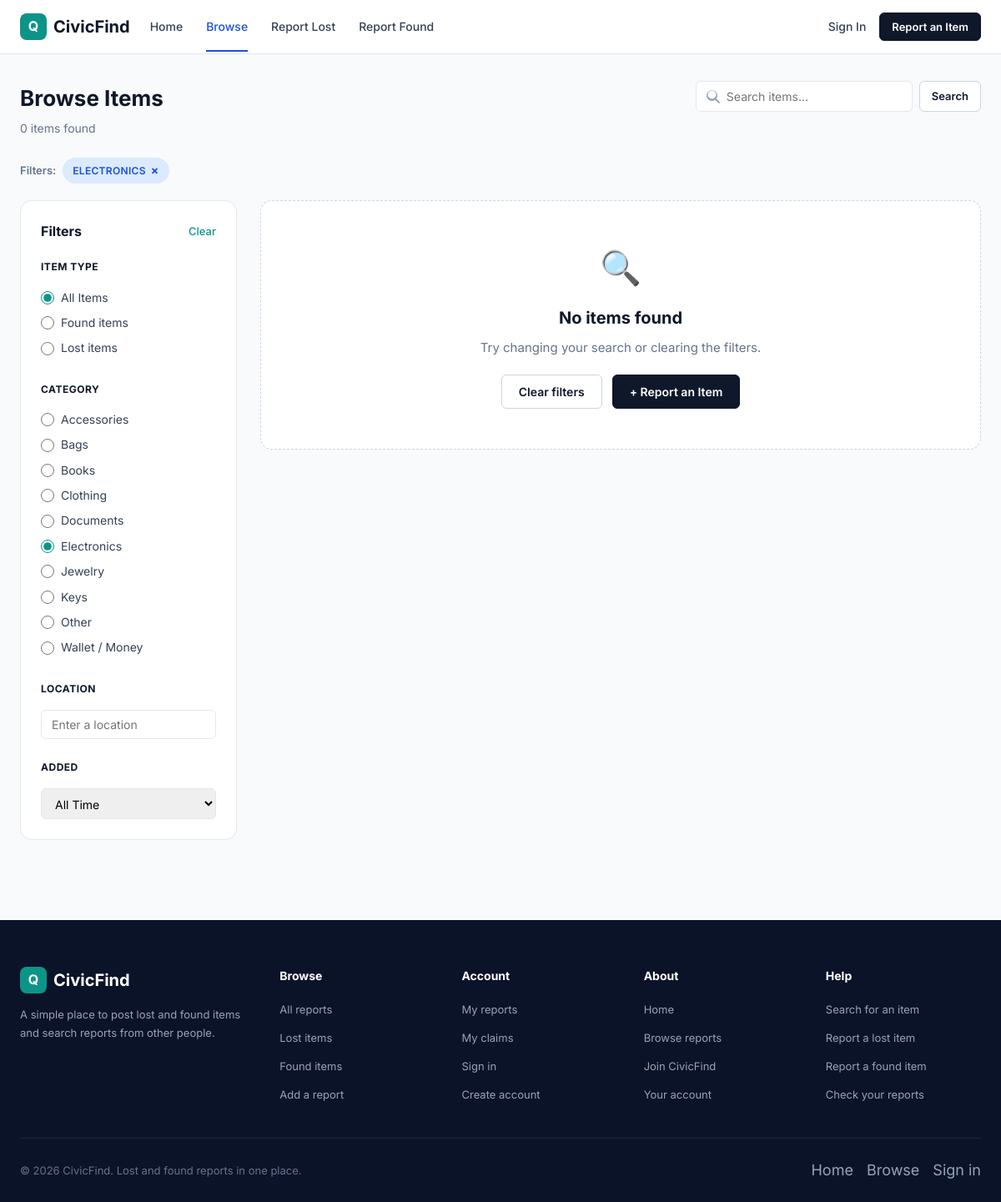
The app's page /browse.php?category=1 with its own data.
### tables this page shows
CREATE TABLE categories (
    id INT UNSIGNED AUTO_INCREMENT PRIMARY KEY,
    name VARCHAR(80) NOT NULL UNIQUE,
    created_at TIMESTAMP NOT NULL DEFAULT CURRENT_TIMESTAMP
);

### includes/functions.php (called while the page is built, shortened)
<?php
function e(?string $str): string {
    return htmlspecialchars($str ?? '', ENT_QUOTES | ENT_SUBSTITUTE, 'UTF-8');
}
function app_base_path(): string {
    static $basePath = null;
    if ($basePath !== null) return $basePath;
    $script = str_replace('\\', '/', (string)($_SERVER['SCRIPT_NAME'] ?? '/'));
    $directory = rtrim(str_replace('\\', '/', dirname($script)), '/');
    $basePath = ($directory === '' || $directory === '.' || $directory === '/') ? '' : $directory;
    return $basePath;
}
function app_url(string $path = '/'): string {
    $path = '/' . ltrim($path, '/');
    return app_base_path() . $path;
}
function get_categories(PDO $db): array {
    return $db->query('SELECT * FROM categories ORDER BY name')->fetchAll();
}

### browse.php (the view, shortened to what this page needs)
<?php
require_once __DIR__ . '/database/db.php';
require_once __DIR__ . '/includes/functions.php';
require_once __DIR__ . '/includes/header.php';
$db = get_db();
$categories = get_categories($db);
$keyword   = mb_substr(trim($_GET['keyword'] ?? ''), 0, 100);
$type      = $_GET['type']          ?? '';
$catFilter  = $_GET['category']     ?? '';
$location  = mb_substr(trim($_GET['location'] ?? ''), 0, 100);
$page      = max(1, (int)($_GET['page'] ?? 1));
$perPage   = 9;
$where  = ['1=1'];
$params = [];
if ($catFilter !== '' && is_numeric($catFilter)) {
    $where[]  = 'i.category_id = :cat';
    $params['cat'] = (int)$catFilter;
}
$whereSQL = implode(' AND ', $where);
$countStmt = $db->prepare("SELECT COUNT(*) FROM items i WHERE $whereSQL");
$countStmt->execute($params);
$total = (int)$countStmt->fetchColumn();
$pag   = paginate($total, $perPage, $page);
$sql = "SELECT i.*, c.name AS category_name
        FROM items i JOIN categories c ON c.id = i.category_id
        WHERE $whereSQL
        ORDER BY i.created_at DESC
        LIMIT {$pag['per_page']} OFFSET {$pag['offset']}";
$stmt = $db->prepare($sql);
$stmt->execute($params);
$items = $stmt->fetchAll();
function qs(array $overrides = []): string {
    $p = $_GET;
    foreach ($overrides as $k => $v) {
        if ($v === null || $v === '') unset($p[$k]); else $p[$k] = $v;
    }
    unset($p['page']);
    return http_build_query($p);
}
?>
<section class="directory">
    <div class="container">
        <div class="directory-header">
            <div>
                <h1>Browse Items</h1>
                <p class="subtitle"><?= $total ?> items found</p>
            </div>
            <div class="directory-search">
                <form method="get" style="display:flex;gap:8px">
                    <input type="text" name="keyword" placeholder="Search items..." value="<?= e($keyword) ?>">
                    <button class="btn btn-outline btn-sm" type="submit">Search</button>
                </form>
            </div>
        </div>
        <?php
        $activeFilters = [];
        if ($catFilter !== '') {
            $cn = array_filter($categories, fn($c) => $c['id'] == $catFilter);
            $cn = $cn ? strtoupper(reset($cn)['name']) : 'CATEGORY';
            $activeFilters[] = ['label' => $cn, 'remove' => 'category'];
        }
        ?>
        <?php if ($activeFilters): ?>
        <div class="active-filters">
            <span style="font-size:13px;font-weight:600;color:var(--slate-500);padding:5px 0;">Filters:</span>
            <?php foreach ($activeFilters as $af): ?>
                <span class="filter-chip">
                    <?= e($af['label']) ?>
                    <a href="?<?= qs([$af['remove'] => null]) ?>">&times;</a>
                </span>
            <?php endforeach; ?>
        </div>
        <?php endif; ?>
        <div class="directory-layout">
            <aside class="filter-sidebar">
                <h3>Filters <a href="<?= e(app_url('/browse.php')) ?>">Clear</a></h3>
                <form method="get" id="filterForm">
                    <div class="filter-group">
                        <div class="filter-group-label">Item Type</div>
                        <label><input type="radio" name="type" value="" <?= $type === '' ? 'checked' : '' ?> onchange="this.form.submit()"> All Items</label>
                        <label><input type="radio" name="type" value="found" <?= $type === 'found' ? 'checked' : '' ?> onchange="this.form.submit()"> Found items</label>
                        <label><input type="radio" name="type" value="lost" <?= $type === 'lost' ? 'checked' : '' ?> onchange="this.form.submit()"> Lost items</label>
                    </div>
                    <div class="filter-group">
                        <div class="filter-group-label">Category</div>
                        <?php foreach ($categories as $cat): ?>
                        <label><input type="radio" name="category" value="<?= $cat['id'] ?>" <?= $catFilter == $cat['id'] ? 'checked' : '' ?> onchange="this.form.submit()"> <?= e($cat['name']) ?></label>
                        <?php endforeach; ?>
                    </div>
                    <div class="filter-group">
                        <div class="filter-group-label">Location</div>
                        <input type="text" name="location" value="<?= e($location) ?>" placeholder="Enter a location" onchange="this.form.submit()">
                    </div>
                    <div class="filter-group">
                        <div class="filter-group-label">Added</div>
                        <select name="date_range" onchange="this.form.submit()">
                            <option value="">All Time</option>
                        </select>
                    </div>
                </form>
            </aside>
            <div>
                <?php if (empty($items)): ?>
                    <div class="empty-state" style="padding: 48px 24px; background: var(--white); border: 1px dashed var(--slate-300); border-radius: var(--radius-lg); text-align: center;">
                        <div style="font-size: 40px; margin-bottom: 12px;">🔍</div>
                        <h3 style="font-size: 20px; font-weight: 700; color: var(--navy-800); margin-bottom: 8px;">No items found</h3>
                        <p style="color: var(--slate-500); margin-bottom: 20px;">Try changing your search or clearing the filters.</p>
                        <div style="display: flex; gap: 12px; justify-content: center; flex-wrap: wrap;">
                            <?php if (!empty($activeFilters)): ?>
                                <a href="<?= e(app_url('/browse.php')) ?>" class="btn btn-outline">Clear filters</a>
                            <?php endif; ?>
                            <a href="<?= e(app_url('/user/report-item.php')) ?>" class="btn btn-primary">+ Report an Item</a>
                        </div>
                    </div>
                <?php endif; ?>
            </div>
        </div>
    </div>
</section>
<?php require_once __DIR__ . '/includes/footer.php'; ?>

### assets/css/style.css (style rules this page uses)
:root { --navy-900: #0b1329; --navy-800: #0f172a; --navy-700: #172554; --navy-600: #1e3a8a; --slate-700: #334155; --slate-500: #64748b; --slate-400: #94a3b8; --slate-300: #cbd5e1; --slate-200: #e2e8f0; --slate-100: #f1f5f9; --slate-50: #f8fafc; --white: #ffffff; --primary: #1d4ed8; --primary-hover: #1e40af; --primary-light: #dbeafe; --teal-600: #0d9488; --teal-500: #14b8a6; --teal-400: #2dd4bf; --teal-50: #f0fdfa; --green-500: #10b981; --green-100: #d1fae5; --green-50: #ecfdf5; --amber-500: #d97706; --amber-100: #fef3c7; --amber-50: #fffbeb; --red-500: #ef4444; --red-100: #fee2e2; --red-50: #fef2f2; --blue-50: #eff6ff; --radius-sm: 6px; --radius-md: 10px; --radius-lg: 14px; --radius-xl: 18px; --shadow-sm: 0 1px 2px rgba(0,0,0,.05); --shadow-md: 0 4px 6px -1px rgba(0,0,0,.07), 0 2px 4px -2px rgba(0,0,0,.05); --shadow-lg: 0 10px 15px -3px rgba(0,0,0,.08), 0 4px 6px -4px rgba(0,0,0,.04); --font: 'Inter', system-ui, -apple-system, sans-serif; }
*, *::before, *::after { box-sizing: border-box; margin: 0; padding: 0; }
html { scroll-behavior: smooth; -webkit-text-size-adjust: 100%; }
body { font-family: var(--font); font-size: 15px; line-height: 1.6; color: var(--navy-800); background: var(--slate-50); min-height: 100vh; display: flex; flex-direction: column; }
a { color: var(--primary); text-decoration: none; }
button, input, select, textarea { font-family: inherit; font-size: inherit; }
.container { max-width: 1220px; margin: 0 auto; padding: 0 24px; }
.btn { display: inline-flex; align-items: center; justify-content: center; gap: 6px; padding: 10px 20px; border-radius: var(--radius-sm); font-weight: 600; font-size: 14px; border: 1px solid transparent; cursor: pointer; text-decoration: none; transition: .15s; line-height: 1.4; }
.btn-primary { background: var(--navy-800); color: var(--white); border-color: var(--navy-800); }
.btn-outline { background: var(--white); color: var(--navy-800); border-color: var(--slate-300); }
.btn-sm { padding: 7px 14px; font-size: 13px; }
.directory { padding: 32px 0 48px; }
.directory-header { display: flex; justify-content: space-between; align-items: flex-start; margin-bottom: 24px; flex-wrap: wrap; gap: 16px; }
.directory-header h1 { font-size: 26px; font-weight: 700; }
.directory-header .subtitle { font-size: 14px; color: var(--slate-500); margin-top: 4px; }
.directory-search { display: flex; align-items: center; gap: 12px; }
.directory-search input { padding: 9px 14px 9px 36px; border: 1px solid var(--slate-200); border-radius: var(--radius-sm); width: 260px; font-size: 14px; }
.directory-layout { display: grid; grid-template-columns: 260px 1fr; gap: 28px; }
.active-filters { display: flex; gap: 8px; margin-bottom: 20px; flex-wrap: wrap; }
.filter-chip { display: inline-flex; align-items: center; gap: 6px; padding: 5px 12px; background: var(--primary-light); color: var(--primary); font-size: 12px; font-weight: 600; border-radius: 20px; text-transform: uppercase; letter-spacing: .3px; }
.filter-chip a { color: var(--primary); font-weight: 700; text-decoration: none; font-size: 14px; line-height: 1; }
.filter-sidebar { background: var(--white); border: 1px solid var(--slate-200); border-radius: var(--radius-lg); padding: 24px; align-self: start; position: sticky; top: 84px; }
.filter-sidebar h3 { display: flex; justify-content: space-between; align-items: center; font-size: 16px; font-weight: 700; margin-bottom: 20px; }
.filter-sidebar h3 a { font-size: 13px; color: var(--teal-600); font-weight: 500; }
.filter-group { margin-bottom: 24px; }
.filter-group:last-child { margin-bottom: 0; }
.filter-group-label { font-size: 12px; font-weight: 700; text-transform: uppercase; color: var(--navy-800); letter-spacing: .5px; margin-bottom: 12px; }
.filter-group label { display: flex; align-items: center; gap: 8px; font-size: 14px; color: var(--slate-700); cursor: pointer; padding: 4px 0; }
.filter-group input[type="radio"], .filter-group input[type="checkbox"] { accent-color: var(--teal-600); width: 16px; height: 16px; }
.filter-group input[type="text"], .filter-group select { width: 100%; padding: 8px 12px; border: 1px solid var(--slate-200); border-radius: var(--radius-sm); font-size: 14px; margin-top: 4px; }
.empty-state { text-align: center; padding: 60px 24px; color: var(--slate-500); }
.empty-state h3 { font-size: 20px; color: var(--navy-800); margin-bottom: 8px; }

### records on screen
categories: category "☐ Accessories", name "Accessories"
categories: category "☐ Bags", name "Bags"
categories: category "☐ Books", name "Books"
categories: category "☐ Clothing", name "Clothing"
categories: category "☐ Documents", name "Documents"
categories: category "☑ Electronics", name "Electronics"
categories: category "☐ Jewelry", name "Jewelry"
categories: category "☐ Keys", name "Keys"
categories: category "☐ Other", name "Other"
categories: category "☐ Wallet / Money", name "Wallet / Money"

### other values on screen
$total "0"
$af['label'] "ELECTRONICS"
